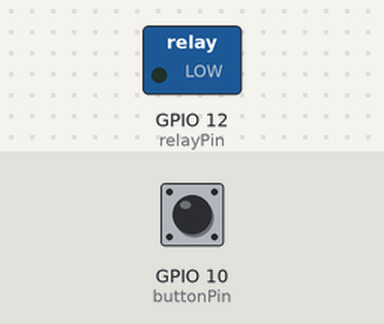
The sketch below on a simulated ESP8266 (NodeMCU). Parts: switched loads named in the sketch (green lamp = pin HIGH). The test bench sets the inputs (shaded band); at power-on: GPIO 10 (buttonPin) HIGH.

Above: at 1.2 s.
1.3 s: GPIO 10 (buttonPin) pulled LOW for 0.15 s
At 2.3 s:
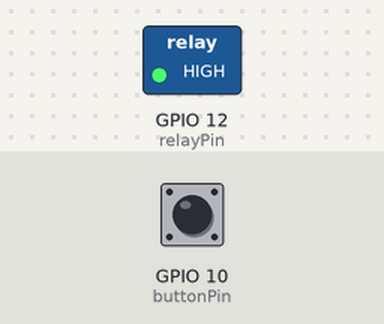
2.9 s: GPIO 10 (buttonPin) pulled LOW for 1 s
At 3.5 s:
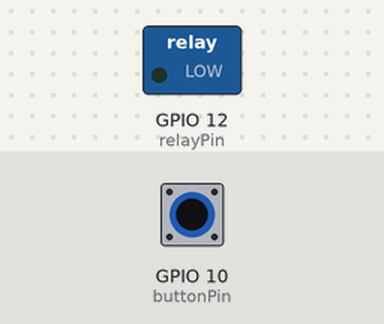
5.4 s: GPIO 10 (buttonPin) pulled LOW for 3.2 s
At 6.7 s:
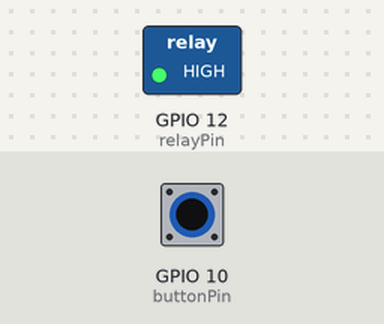
Timing chart, 0 to 8.4 s (numbered marks = the images above; inputs shaded):
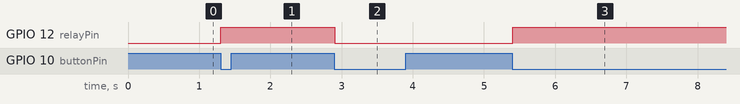

The sketch:

Push_Button.ino
```cpp
// Include the necessary libraries
#include <ESP8266WiFi.h>

// Define the GPIO pin connected to the push button
const int buttonPin = 10;
// Define the GPIO pin connected to the relay
const int relayPin = 12;

// Variable to store the previous state of the button
int prevButtonState = HIGH;

// Variable to track the current state of the relay
bool relayState = false; // false indicates relay off, true indicates relay on

void setup() {
  // Set up serial communication
  Serial.begin(115200);

  // Set the button pin as input with pullup
  pinMode(buttonPin, INPUT_PULLUP);
  // Set the relay pin as output
  pinMode(relayPin, OUTPUT);
}

void loop() {
  // Read the current state of the button
  int buttonState = digitalRead(buttonPin);

  // Check if the button state has changed
  if (buttonState != prevButtonState) {
    // If the button state has changed, toggle the relay state
    if (buttonState == LOW) {
      relayState = !relayState;

      // Toggle the relay
      digitalWrite(relayPin, relayState ? HIGH : LOW);
    }

    // Update the previous button state
    prevButtonState = buttonState;
  }

  // Add some delay to debounce the button
  delay(50);
}
```

Measured:
- after the input at 1.3 s, GPIO 12 (relayPin): LOW → HIGH at once
- after the input at 2.9 s, GPIO 12 (relayPin): HIGH → LOW at once
- after the input at 5.4 s, GPIO 12 (relayPin): LOW → HIGH at once
